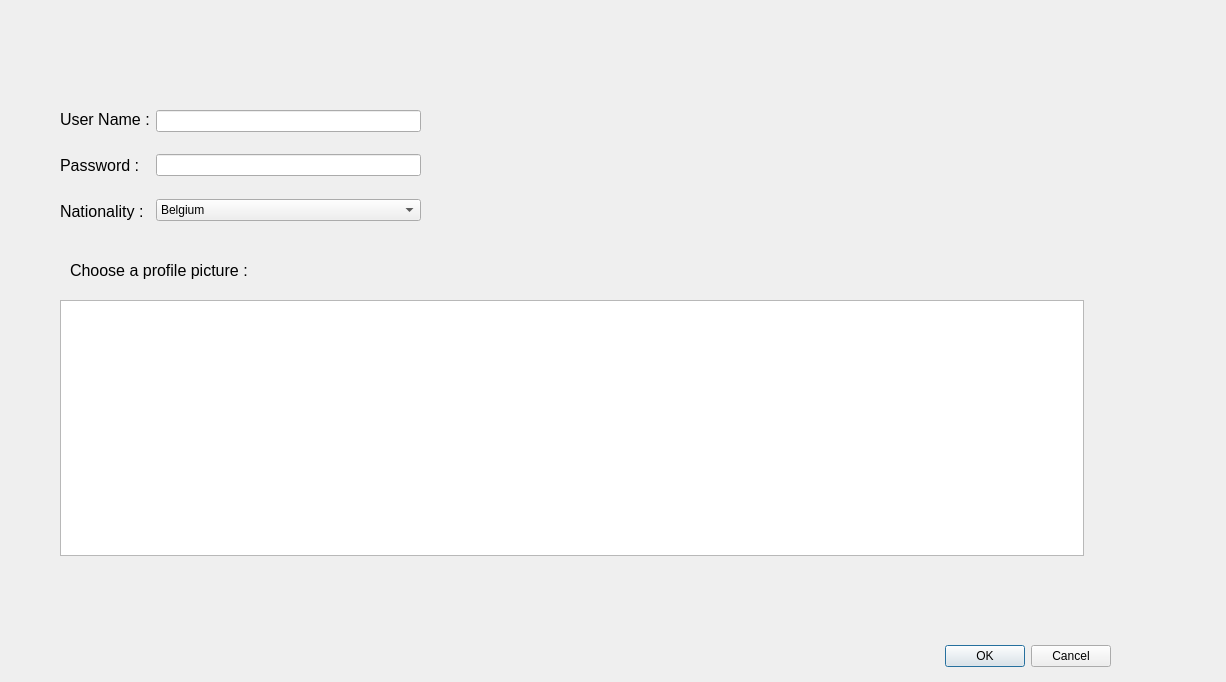
<?xml version="1.0" encoding="UTF-8"?>
<ui version="4.0">
 <class>NewAccount</class>
 <widget class="QDialog" name="NewAccount">
  <property name="geometry">
   <rect>
    <x>0</x>
    <y>0</y>
    <width>1226</width>
    <height>682</height>
   </rect>
  </property>
  <property name="windowTitle">
   <string>Dialog</string>
  </property>
  <widget class="QDialogButtonBox" name="buttonBox">
   <property name="geometry">
    <rect>
     <x>770</x>
     <y>640</y>
     <width>341</width>
     <height>32</height>
    </rect>
   </property>
   <property name="orientation">
    <enum>Qt::Horizontal</enum>
   </property>
   <property name="standardButtons">
    <set>QDialogButtonBox::Cancel|QDialogButtonBox::Ok</set>
   </property>
  </widget>
  <widget class="QGraphicsView" name="gvPP">
   <property name="geometry">
    <rect>
     <x>60</x>
     <y>300</y>
     <width>1024</width>
     <height>256</height>
    </rect>
   </property>
  </widget>
  <widget class="QLabel" name="lblChoosePic">
   <property name="geometry">
    <rect>
     <x>70</x>
     <y>260</y>
     <width>211</width>
     <height>21</height>
    </rect>
   </property>
   <property name="font">
    <font>
     <pointsize>12</pointsize>
    </font>
   </property>
   <property name="text">
    <string>Choose a profile picture : </string>
   </property>
  </widget>
  <widget class="QWidget" name="layoutWidget">
   <property name="geometry">
    <rect>
     <x>60</x>
     <y>110</y>
     <width>361</width>
     <height>111</height>
    </rect>
   </property>
   <layout class="QHBoxLayout" name="horizontalLayout">
    <item>
     <layout class="QVBoxLayout" name="verticalLayout_2">
      <item>
       <widget class="QLabel" name="lblUserName">
        <property name="font">
         <font>
          <pointsize>12</pointsize>
         </font>
        </property>
        <property name="text">
         <string>User Name :</string>
        </property>
       </widget>
      </item>
      <item>
       <spacer name="verticalSpacer_3">
        <property name="orientation">
         <enum>Qt::Vertical</enum>
        </property>
        <property name="sizeHint" stdset="0">
         <size>
          <width>20</width>
          <height>40</height>
         </size>
        </property>
       </spacer>
      </item>
      <item>
       <widget class="QLabel" name="lblPwd">
        <property name="font">
         <font>
          <pointsize>12</pointsize>
         </font>
        </property>
        <property name="text">
         <string>Password : </string>
        </property>
       </widget>
      </item>
      <item>
       <spacer name="verticalSpacer_4">
        <property name="orientation">
         <enum>Qt::Vertical</enum>
        </property>
        <property name="sizeHint" stdset="0">
         <size>
          <width>20</width>
          <height>40</height>
         </size>
        </property>
       </spacer>
      </item>
      <item>
       <widget class="QLabel" name="lblNat">
        <property name="font">
         <font>
          <pointsize>12</pointsize>
         </font>
        </property>
        <property name="text">
         <string>Nationality : </string>
        </property>
       </widget>
      </item>
     </layout>
    </item>
    <item>
     <layout class="QVBoxLayout" name="verticalLayout">
      <item>
       <widget class="QLineEdit" name="leUserName"/>
      </item>
      <item>
       <spacer name="verticalSpacer">
        <property name="orientation">
         <enum>Qt::Vertical</enum>
        </property>
        <property name="sizeHint" stdset="0">
         <size>
          <width>20</width>
          <height>40</height>
         </size>
        </property>
       </spacer>
      </item>
      <item>
       <widget class="QLineEdit" name="lePwd">
        <property name="echoMode">
         <enum>QLineEdit::Password</enum>
        </property>
       </widget>
      </item>
      <item>
       <spacer name="verticalSpacer_2">
        <property name="orientation">
         <enum>Qt::Vertical</enum>
        </property>
        <property name="sizeHint" stdset="0">
         <size>
          <width>20</width>
          <height>40</height>
         </size>
        </property>
       </spacer>
      </item>
      <item>
       <widget class="QComboBox" name="cbCountry">
        <property name="currentText">
         <string>Belgium</string>
        </property>
        <property name="currentIndex">
         <number>1</number>
        </property>
        <property name="insertPolicy">
         <enum>QComboBox::InsertAtBottom</enum>
        </property>
        <item>
         <property name="text">
          <string>Australia</string>
         </property>
        </item>
        <item>
         <property name="text">
          <string>Belgium</string>
         </property>
        </item>
        <item>
         <property name="text">
          <string>Brazil</string>
         </property>
        </item>
        <item>
         <property name="text">
          <string>Canada</string>
         </property>
        </item>
        <item>
         <property name="text">
          <string>China</string>
         </property>
        </item>
        <item>
         <property name="text">
          <string>Croatia</string>
         </property>
        </item>
        <item>
         <property name="text">
          <string>Czech Republic</string>
         </property>
        </item>
        <item>
         <property name="text">
          <string>Denmark</string>
         </property>
        </item>
        <item>
         <property name="text">
          <string>Egypt</string>
         </property>
        </item>
        <item>
         <property name="text">
          <string>Finland</string>
         </property>
        </item>
        <item>
         <property name="text">
          <string>France</string>
         </property>
        </item>
        <item>
         <property name="text">
          <string>German</string>
         </property>
        </item>
        <item>
         <property name="text">
          <string>Greece</string>
         </property>
        </item>
        <item>
         <property name="text">
          <string>Hungary</string>
         </property>
        </item>
        <item>
         <property name="text">
          <string>India</string>
         </property>
        </item>
        <item>
         <property name="text">
          <string>Ireland</string>
         </property>
        </item>
        <item>
         <property name="text">
          <string>Italy</string>
         </property>
        </item>
        <item>
         <property name="text">
          <string>Japan</string>
         </property>
        </item>
        <item>
         <property name="text">
          <string>Luxembourg</string>
         </property>
        </item>
        <item>
         <property name="text">
          <string>Mexico</string>
         </property>
        </item>
        <item>
         <property name="text">
          <string>Nederlands</string>
         </property>
        </item>
        <item>
         <property name="text">
          <string>Nigeria</string>
         </property>
        </item>
        <item>
         <property name="text">
          <string>Norway</string>
         </property>
        </item>
        <item>
         <property name="text">
          <string>Pakistan</string>
         </property>
        </item>
        <item>
         <property name="text">
          <string>Peru</string>
         </property>
        </item>
        <item>
         <property name="text">
          <string>Portugal</string>
         </property>
        </item>
        <item>
         <property name="text">
          <string>Romania</string>
         </property>
        </item>
        <item>
         <property name="text">
          <string>Russia</string>
         </property>
        </item>
        <item>
         <property name="text">
          <string>South Korea</string>
         </property>
        </item>
        <item>
         <property name="text">
          <string>Spain</string>
         </property>
        </item>
        <item>
         <property name="text">
          <string>Switzerland</string>
         </property>
        </item>
        <item>
         <property name="text">
          <string>Thailand</string>
         </property>
        </item>
        <item>
         <property name="text">
          <string>Turkey</string>
         </property>
        </item>
        <item>
         <property name="text">
          <string>UK</string>
         </property>
        </item>
        <item>
         <property name="text">
          <string>USA</string>
         </property>
        </item>
        <item>
         <property name="text">
          <string>Vietnam</string>
         </property>
        </item>
       </widget>
      </item>
     </layout>
    </item>
   </layout>
  </widget>
 </widget>
 <resources/>
 <connections>
  <connection>
   <sender>buttonBox</sender>
   <signal>accepted()</signal>
   <receiver>NewAccount</receiver>
   <slot>accept()</slot>
   <hints>
    <hint type="sourcelabel">
     <x>248</x>
     <y>254</y>
    </hint>
    <hint type="destinationlabel">
     <x>157</x>
     <y>274</y>
    </hint>
   </hints>
  </connection>
  <connection>
   <sender>buttonBox</sender>
   <signal>rejected()</signal>
   <receiver>NewAccount</receiver>
   <slot>reject()</slot>
   <hints>
    <hint type="sourcelabel">
     <x>316</x>
     <y>260</y>
    </hint>
    <hint type="destinationlabel">
     <x>286</x>
     <y>274</y>
    </hint>
   </hints>
  </connection>
 </connections>
</ui>
